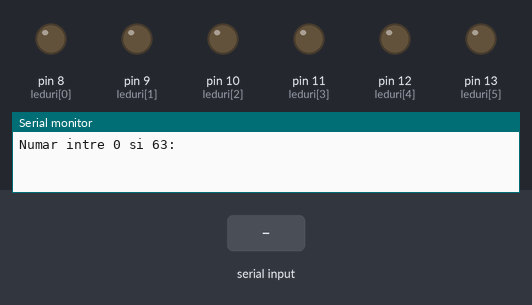
Simulated run of this sketch. Board: Arduino Uno, built with avr-gcc and run on an emulated ATmega328P. Parts: output pins drawn as LEDs (lit = HIGH), the last lines printed to the serial monitor. Inputs (shaded band) come from the test bench.

Above: at 1.2 s.
1.3 s: "90,45\n" received over Serial
At 2.5 s:
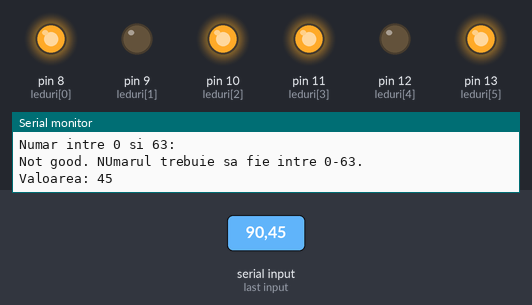
2.8 s: "30,150\n" received over Serial
At 3.8 s:
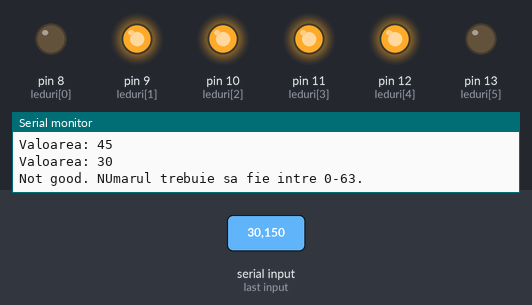
4.3 s: "5\n" received over Serial
At 4.9 s:
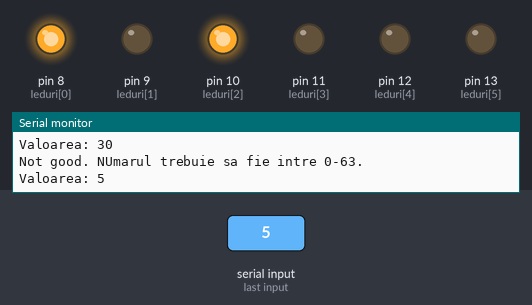
Timing chart, 0 to 7.3 s (numbered marks = the images above; inputs shaded):
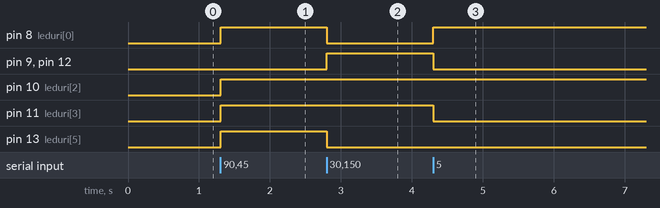

Measured:
- after the input at 1.3 s, pin 8 (leduri[0]), pin 10 (leduri[2]), pin 11 (leduri[3]), pin 13 (leduri[5]): LOW → HIGH at once
- after the input at 2.8 s, pin 8 (leduri[0]), pin 13 (leduri[5]): HIGH → LOW at once; pin 9 (leduri[1]), pin 12 (leduri[4]): LOW → HIGH at once
- after the input at 4.3 s, pin 8 (leduri[0]): LOW → HIGH at once; pin 9 (leduri[1]), pin 11 (leduri[3]), pin 12 (leduri[4]): HIGH → LOW at once

The sketch:

Ex2.ino
```cpp
//Faceți un program care să afișeze în binar (pe biți) pe cele 6 leduri conectate la Arduino în primul exercițiu o valoare recepționată pe portul serial.
const int leduri[6] = {8, 9, 10, 11, 12, 13};

void setup() {
  Serial.begin(9600);
  for (int i = 0; i < 6; i++) { pinMode(leduri[i], OUTPUT); }
  Serial.println("Numar intre 0 si 63:");
}

void loop() {
  if (Serial.available() > 0) {
    int nr = Serial.parseInt();
    if (nr >= 0 && nr <= 63) {
      for (int bit = 0; bit < 6; bit++) {
        digitalWrite(leduri[bit], (nr >> bit) & 1);
      }

      Serial.print("Valoarea: ");
      Serial.println(nr);
    } else {
      Serial.println("Not good. NUmarul trebuie sa fie intre 0-63.");
    }

    while (Serial.available() > 0) {
      Serial.read();
    }
  }
}
```
